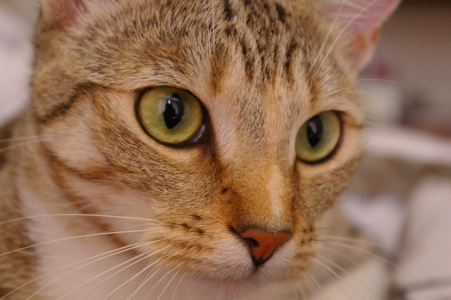
#> input picture skimage.data.chelsea(), 451 x 300 px
$ jupyter execute --allow-errors 204410194_5_8.ipynb
#> lines starting #> are read from the running program, lines starting #| are printed output that depends on the picture; after the words box and inside, x2 and y2 are one past the last pixel; in counts of white or black regions, pixels touching at a corner belong together
[cell 1]
from skimage import io,data,img_as_ubyte
import matplotlib.pyplot as plt
import numpy as np

def lsb(x):
    lsb_list=[]
    for i in range(0,8):
        lsb_list.append(x % (2**(i+1)))
    for j in range(7,0,-1):
        lsb_list[j] =  lsb_list[j] -  lsb_list[j-1]
        if  lsb_list[j] != 0:
            if (lsb_list[j] % 2) == 0:
                 lsb_list[j] = 1
        else:
             lsb_list[j] = 0
    return  lsb_list

img = data.chelsea()
#> img is the input picture: shape (300, 451, 3); mean R, G, B 147.7, 111.4, 86.8
rows,cols,dims=img.shape
#> rows = 300; cols = 451; dims = 3
plt.figure(figsize=(16,16))

img_gray = img_as_ubyte(img.copy())
img_sample = img[:,:,0].copy()
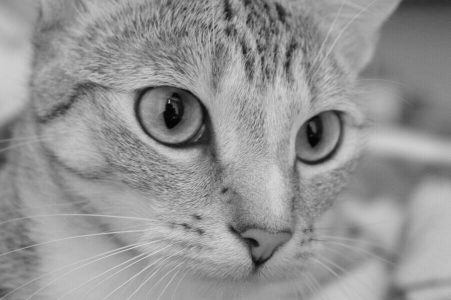
#> img_sample: shape (300, 451); min 2, max 215, mean 147.7

for i in range(0,rows):
    for j in range(0,cols):
        sum = 0.0
        for k in range(0,3):
            sum = sum + img[i,j,k]

        img_gray[i,j] = sum/3
        img_sample[i,j] = sum/3

        lsb_list = lsb(img_sample[i,j])
        if lsb_list[6] == 1:
            img_sample[i,j] = 255
        else:
            img_sample[i,j] = 0
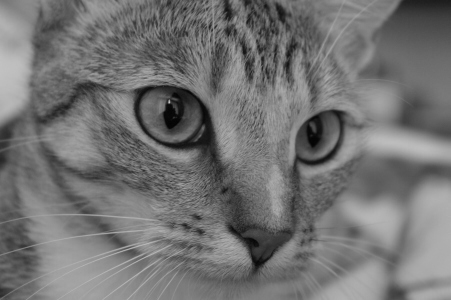
#> img_gray: shape (300, 451, 3); min 3, max 194, mean 115
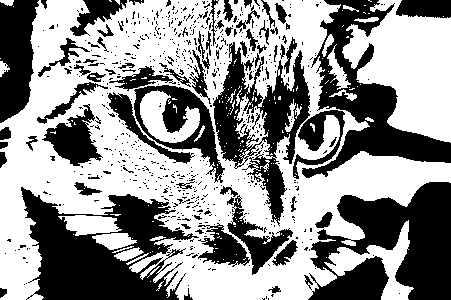
#> img_sample: shape (300, 451); 57.3% white; 659 black regions (583 under 20 px), largest, box (x1, y1, x2, y2) and area: (21, 187, 199, 300) 10688, (308, 182, 451, 300) 10599, (302, 0, 451, 178) 8142
plt.subplot(3,1,1)
plt.title('origin image')
plt.imshow(img)

plt.subplot(3,1,2)
plt.title('gray image')
plt.imshow(img_gray)

plt.subplot(3,1,3)
plt.title('LSB6')
io.imshow(img_sample)
plt.show()
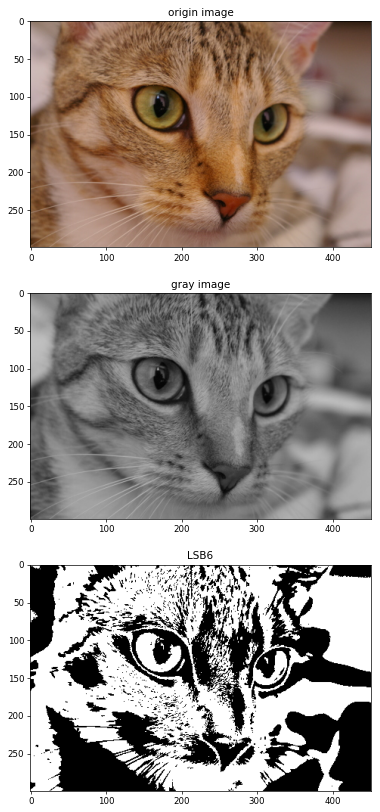
#> figure drawn by matplotlib, 3 panels

[cell 2]
img3 = np.uint8(np.ones((rows,cols)))

[cell 3]
plt.imshow(img3)
plt.show()
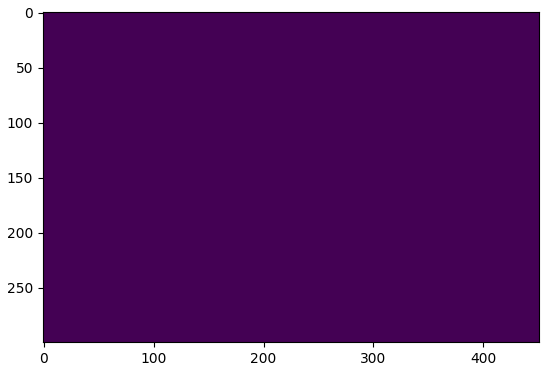
#> figure drawn by matplotlib, 1 panel

[cell 4]
io.imshow(img3)
io.show()
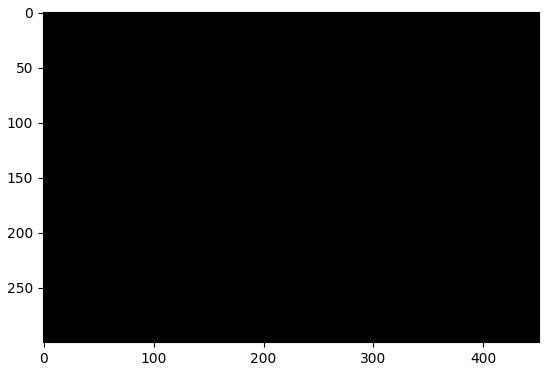
#> figure drawn by matplotlib, 1 panel

[cell 5]
import math

def distance(color1, color2):
    dif = 0
    for i in range(0,3):
        dif = dif + math.pow((color1[i]-color2[i]),2)
    print(math.sqrt(dif))

black = [0,0,0]
red = [255,0,0]
green = [0,255,0]
blue = [0,0,255]
pink = [255,175,175]
white = [255,255,255]

distance(black,white)
distance(white,pink)
distance(black,pink)

[cell 6]
from skimage import io,data
import matplotlib.pyplot as plt

img=io.imread('scene.jpg')
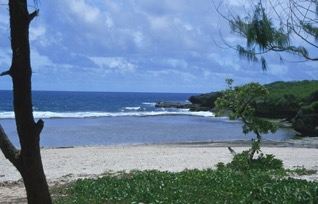
#> input picture scene.jpg, 318 x 204 px
#> img is the input picture: shape (204, 318, 3); mean R, G, B 102.6, 126.9, 151.9
io.imshow(img)

rows,cols,dims=img.shape
#> rows = 204; cols = 318
img2=img.copy()

for i in range(0,rows):
    for j in range(0,cols):
        new_blue = 2*img2[i,j,0]
        if new_blue > 255:
            new_blue = 255
        img2[i,j,0] = new_blue
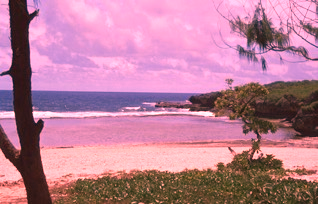
#> img2: shape (204, 318, 3); mean R, G, B 186.4, 126.9, 151.9

plt.figure()
io.imshow(img2)
io.show()
